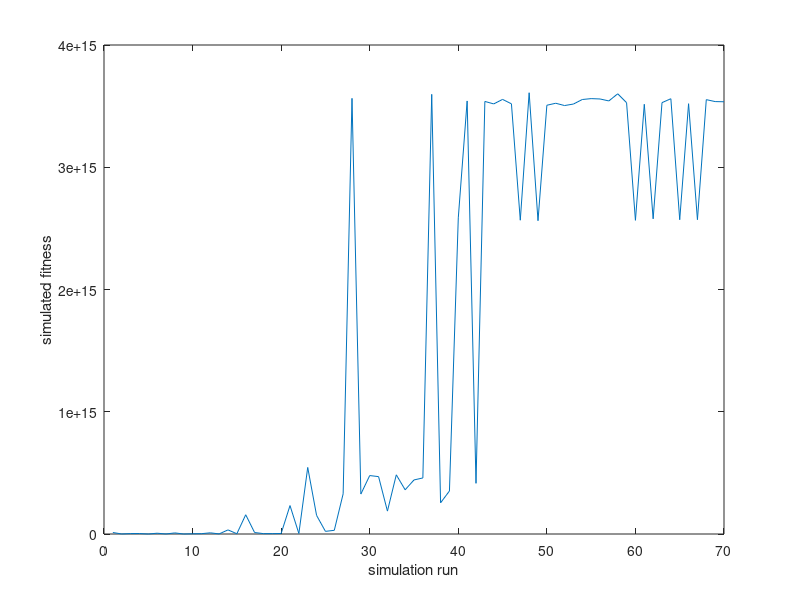
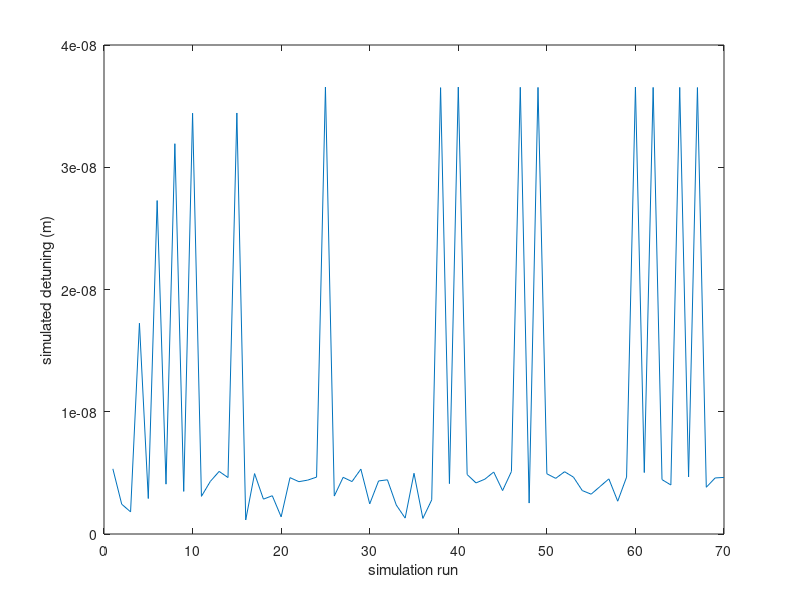
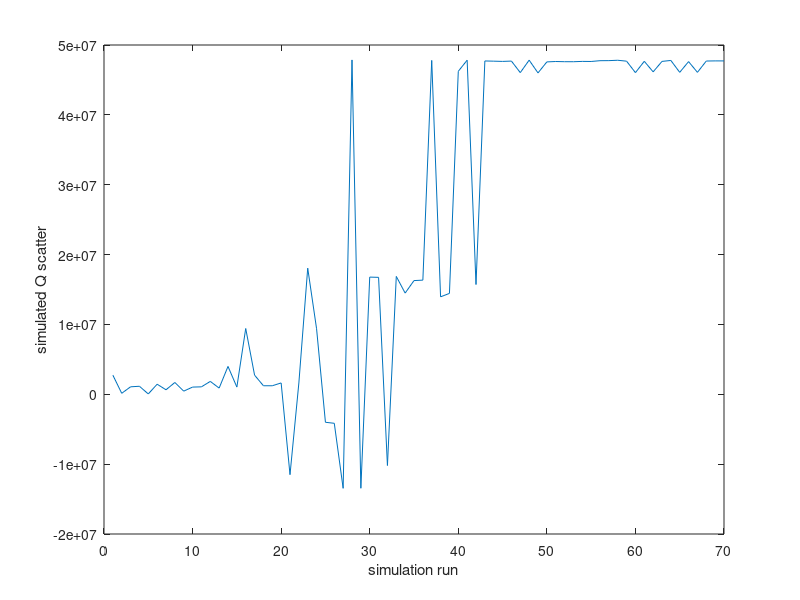
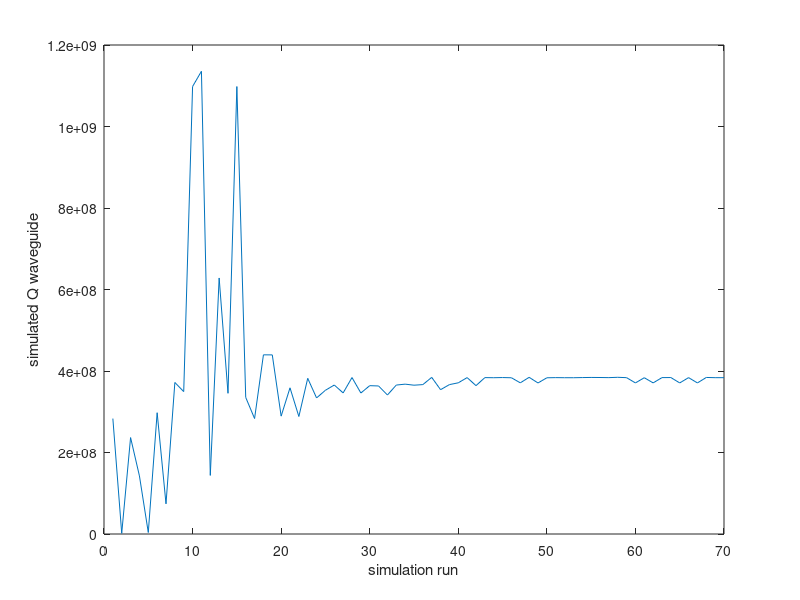

These figures' MATLAB source, in order:
% data analysis file for the resonance simulation data from waveguide
% solver 
clear; clc;
%% import and store the data from the txt file 
data = importdata("OptimizeListFull_resonance_sweep_v5.csv");
a = data(:,1);
sim_run = linspace(1,length(a),length(a));
d = data(:,2); 
w = data(:,3);
t = data(:,4);
Q_sim = data(:,5);
Q_sc = data(:,6);
Q_wvg = data(:,7);
V_mode = data(:,8);
wavelength_detune = data(:,9);
calc_fitness = data(:,10);
%% plot the calculated fitness
figure; hold off;
plot(sim_run,calc_fitness);
xlabel("simulation run"); ylabel("simulated fitness");
%% plot the wavelength detune
figure; hold off;
wavelength_detune = abs(wavelength_detune);
plot(sim_run,wavelength_detune);
xlabel("simulation run"); ylabel("simulated detuning (m)");
%% plot the Q_scatter
figure; hold off;
plot(sim_run,Q_sc);
xlabel("simulation run"); ylabel("simulated Q scatter");
%% plot the Q_waveguide
figure; hold off;
plot(sim_run,Q_wvg);
xlabel("simulation run"); ylabel("simulated Q waveguide");